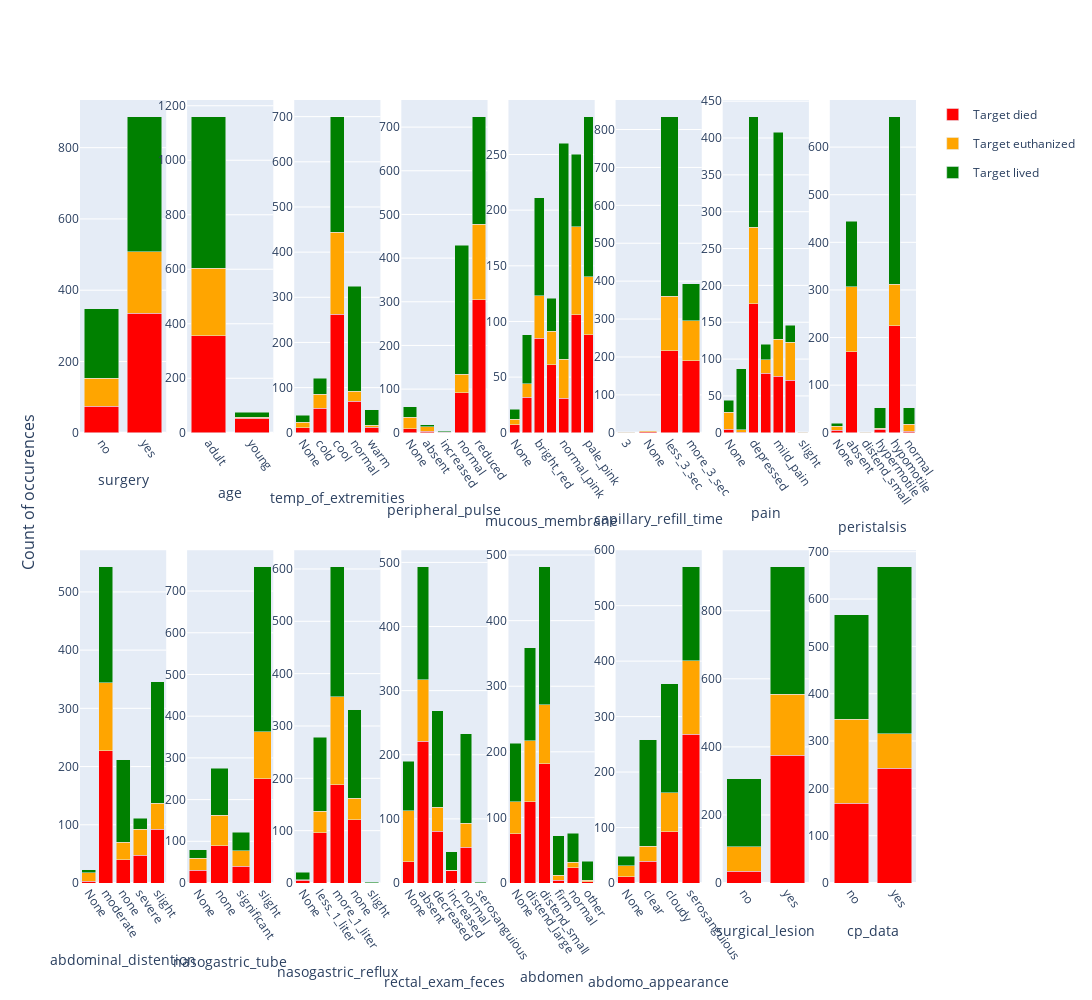

This figure's notebook cell:
### Code cell
plot_cats(train_df, ["outcome", "binary_outcome"], 0, 8)

### Figure 1 — Plotly figure (JSON) as saved in the notebook; plotly's stock layout.template omitted (floating-point values rounded to 4 significant figures)
{"data": [{"legendgroup": "died", "marker": {"color": "red"}, "name": "Target died", "type": "bar", "x": ["no", "yes"], "xaxis": "x", "y": [74, 336], "yaxis": "y"}, {"legendgroup": "euthanized", "marker": {"color": "orange"}, "name": "Target euthanized", "type": "bar", "x": ["no", "yes"], "xaxis": "x", "y": [79, 172], "yaxis": "y"}, {"legendgroup": "lived", "marker": {"color": "green"}, "name": "Target lived", "type": "bar", "x": ["no", "yes"], "xaxis": "x", "y": [195, 379], "yaxis": "y"}, {"legendgroup": "died", "marker": {"color": "red"}, "name": "Target died", "showlegend": false, "type": "bar", "x": ["adult", "young"], "xaxis": "x2", "y": [356, 54], "yaxis": "y2"}, {"legendgroup": "euthanized", "marker": {"color": "orange"}, "name": "Target euthanized", "showlegend": false, "type": "bar", "x": ["adult", "young"], "xaxis": "x2", "y": [248, 3], "yaxis": "y2"}, {"legendgroup": "lived", "marker": {"color": "green"}, "name": "Target lived", "showlegend": false, "type": "bar", "x": ["adult", "young"], "xaxis": "x2", "y": [556, 18], "yaxis": "y2"}, {"legendgroup": "died", "marker": {"color": "red"}, "name": "Target died", "showlegend": false, "type": "bar", "x": ["None", "cold", "cool", "normal", "warm"], "xaxis": "x3", "y": [11, 54, 263, 70, 12], "yaxis": "y3"}, {"legendgroup": "euthanized", "marker": {"color": "orange"}, "name": "Target euthanized", "showlegend": false, "type": "bar", "x": ["None", "cold", "cool", "normal", "warm"], "xaxis": "x3", "y": [12, 31, 181, 22, 5], "yaxis": "y3"}, {"legendgroup": "lived", "marker": {"color": "green"}, "name": "Target lived", "showlegend": false, "type": "bar", "x": ["None", "cold", "cool", "normal", "warm"], "xaxis": "x3", "y": [16, 36, 256, 232, 34], "yaxis": "y3"}, {"legendgroup": "died", "marker": {"color": "red"}, "name": "Target died", "showlegend": false, "type": "bar", "x": ["None", "absent", "increased", "normal", "reduced"], "xaxis": "x4", "y": [9, 3, 1, 92, 305], "yaxis": "y4"}, {"legendgroup": "euthanized", "marker": {"color": "orange"}, "name": "Target euthanized", "showlegend": false, "type": "bar", "x": ["None", "absent", "increased", "normal", "reduced"], "xaxis": "x4", "y": [26, 11, 0, 42, 172], "yaxis": "y4"}, {"legendgroup": "lived", "marker": {"color": "green"}, "name": "Target lived", "showlegend": false, "type": "bar", "x": ["None", "absent", "increased", "normal", "reduced"], "xaxis": "x4", "y": [25, 4, 3, 295, 247], "yaxis": "y4"}, {"legendgroup": "died", "marker": {"color": "red"}, "name": "Target died", "showlegend": false, "type": "bar", "x": ["None", "bright_pink", "bright_red", "dark_cyanotic", "normal_pink", "pale_cyanotic", "pale_pink"], "xaxis": "x5", "y": [7, 32, 85, 61, 31, 106, 88], "yaxis": "y5"}, {"legendgroup": "euthanized", "marker": {"color": "orange"}, "name": "Target euthanized", "showlegend": false, "type": "bar", "x": ["None", "bright_pink", "bright_red", "dark_cyanotic", "normal_pink", "pale_cyanotic", "pale_pink"], "xaxis": "x5", "y": [5, 12, 38, 30, 35, 79, 52], "yaxis": "y5"}, {"legendgroup": "lived", "marker": {"color": "green"}, "name": "Target lived", "showlegend": false, "type": "bar", "x": ["None", "bright_pink", "bright_red", "dark_cyanotic", "normal_pink", "pale_cyanotic", "pale_pink"], "xaxis": "x5", "y": [9, 44, 88, 30, 194, 65, 144], "yaxis": "y5"}, {"legendgroup": "died", "marker": {"color": "red"}, "name": "Target died", "showlegend": false, "type": "bar", "x": ["3", "None", "less_3_sec", "more_3_sec"], "xaxis": "x6", "y": [0, 3, 217, 190], "yaxis": "y6"}, {"legendgroup": "euthanized", "marker": {"color": "orange"}, "name": "Target euthanized", "showlegend": false, "type": "bar", "x": ["3", "None", "less_3_sec", "more_3_sec"], "xaxis": "x6", "y": [1, 2, 143, 105], "yaxis": "y6"}, {"legendgroup": "lived", "marker": {"color": "green"}, "name": "Target lived", "showlegend": false, "type": "bar", "x": ["3", "None", "less_3_sec", "more_3_sec"], "xaxis": "x6", "y": [1, 1, 474, 98], "yaxis": "y6"}, {"legendgroup": "died", "marker": {"color": "red"}, "name": "Target died", "showlegend": false, "type": "bar", "x": ["None", "alert", "depressed", "extreme_pain", "mild_pain", "severe_pain", "slight"], "xaxis": "x7", "y": [5, 1, 175, 81, 77, 71, 0], "yaxis": "y7"}, {"legendgroup": "euthanized", "marker": {"color": "orange"}, "name": "Target euthanized", "showlegend": false, "type": "bar", "x": ["None", "alert", "depressed", "extreme_pain", "mild_pain", "severe_pain", "slight"], "xaxis": "x7", "y": [23, 3, 104, 18, 50, 52, 1], "yaxis": "y7"}, {"legendgroup": "lived", "marker": {"color": "green"}, "name": "Target lived", "showlegend": false, "type": "bar", "x": ["None", "alert", "depressed", "extreme_pain", "mild_pain", "severe_pain", "slight"], "xaxis": "x7", "y": [16, 83, 150, 21, 281, 23, 0], "yaxis": "y7"}, {"legendgroup": "died", "marker": {"color": "red"}, "name": "Target died", "showlegend": false, "type": "bar", "x": ["None", "absent", "distend_small", "hypermotile", "hypomotile", "normal"], "xaxis": "x8", "y": [5, 170, 0, 7, 225, 3], "yaxis": "y8"}, {"legendgroup": "euthanized", "marker": {"color": "orange"}, "name": "Target euthanized", "showlegend": false, "type": "bar", "x": ["None", "absent", "distend_small", "hypermotile", "hypomotile", "normal"], "xaxis": "x8", "y": [9, 137, 1, 2, 87, 15], "yaxis": "y8"}, {"legendgroup": "lived", "marker": {"color": "green"}, "name": "Target lived", "showlegend": false, "type": "bar", "x": ["None", "absent", "distend_small", "hypermotile", "hypomotile", "normal"], "xaxis": "x8", "y": [6, 137, 0, 44, 352, 35], "yaxis": "y8"}, {"legendgroup": "died", "marker": {"color": "red"}, "name": "Target died", "showlegend": false, "type": "bar", "x": ["None", "moderate", "none", "severe", "slight"], "xaxis": "x9", "y": [3, 227, 40, 48, 92], "yaxis": "y9"}, {"legendgroup": "euthanized", "marker": {"color": "orange"}, "name": "Target euthanized", "showlegend": false, "type": "bar", "x": ["None", "moderate", "none", "severe", "slight"], "xaxis": "x9", "y": [15, 117, 30, 44, 45], "yaxis": "y9"}, {"legendgroup": "lived", "marker": {"color": "green"}, "name": "Target lived", "showlegend": false, "type": "bar", "x": ["None", "moderate", "none", "severe", "slight"], "xaxis": "x9", "y": [5, 199, 142, 19, 209], "yaxis": "y9"}, {"legendgroup": "died", "marker": {"color": "red"}, "name": "Target died", "showlegend": false, "type": "bar", "x": ["None", "none", "significant", "slight"], "xaxis": "x10", "y": [31, 89, 40, 250], "yaxis": "y10"}, {"legendgroup": "euthanized", "marker": {"color": "orange"}, "name": "Target euthanized", "showlegend": false, "type": "bar", "x": ["None", "none", "significant", "slight"], "xaxis": "x10", "y": [28, 73, 37, 113], "yaxis": "y10"}, {"legendgroup": "lived", "marker": {"color": "green"}, "name": "Target lived", "showlegend": false, "type": "bar", "x": ["None", "none", "significant", "slight"], "xaxis": "x10", "y": [21, 113, 45, 395], "yaxis": "y10"}, {"legendgroup": "died", "marker": {"color": "red"}, "name": "Target died", "showlegend": false, "type": "bar", "x": ["None", "less_1_liter", "more_1_liter", "none", "slight"], "xaxis": "x11", "y": [5, 96, 188, 121, 0], "yaxis": "y11"}, {"legendgroup": "euthanized", "marker": {"color": "orange"}, "name": "Target euthanized", "showlegend": false, "type": "bar", "x": ["None", "less_1_liter", "more_1_liter", "none", "slight"], "xaxis": "x11", "y": [1, 41, 168, 41, 0], "yaxis": "y11"}, {"legendgroup": "lived", "marker": {"color": "green"}, "name": "Target lived", "showlegend": false, "type": "bar", "x": ["None", "less_1_liter", "more_1_liter", "none", "slight"], "xaxis": "x11", "y": [15, 141, 248, 169, 1], "yaxis": "y11"}, {"legendgroup": "died", "marker": {"color": "red"}, "name": "Target died", "showlegend": false, "type": "bar", "x": ["None", "absent", "decreased", "increased", "normal", "serosanguious"], "xaxis": "x12", "y": [33, 221, 81, 19, 56, 0], "yaxis": "y12"}, {"legendgroup": "euthanized", "marker": {"color": "orange"}, "name": "Target euthanized", "showlegend": false, "type": "bar", "x": ["None", "absent", "decreased", "increased", "normal", "serosanguious"], "xaxis": "x12", "y": [80, 96, 37, 1, 37, 0], "yaxis": "y12"}, {"legendgroup": "lived", "marker": {"color": "green"}, "name": "Target lived", "showlegend": false, "type": "bar", "x": ["None", "absent", "decreased", "increased", "normal", "serosanguious"], "xaxis": "x12", "y": [77, 176, 151, 29, 140, 1], "yaxis": "y12"}, {"legendgroup": "died", "marker": {"color": "red"}, "name": "Target died", "showlegend": false, "type": "bar", "x": ["None", "distend_large", "distend_small", "firm", "normal", "other"], "xaxis": "x13", "y": [75, 124, 182, 4, 23, 2], "yaxis": "y13"}, {"legendgroup": "euthanized", "marker": {"color": "orange"}, "name": "Target euthanized", "showlegend": false, "type": "bar", "x": ["None", "distend_large", "distend_small", "firm", "normal", "other"], "xaxis": "x13", "y": [49, 93, 90, 8, 9, 2], "yaxis": "y13"}, {"legendgroup": "lived", "marker": {"color": "green"}, "name": "Target lived", "showlegend": false, "type": "bar", "x": ["None", "distend_large", "distend_small", "firm", "normal", "other"], "xaxis": "x13", "y": [89, 142, 210, 60, 44, 29], "yaxis": "y13"}, {"legendgroup": "died", "marker": {"color": "red"}, "name": "Target died", "showlegend": false, "type": "bar", "x": ["None", "clear", "cloudy", "serosanguious"], "xaxis": "x14", "y": [11, 39, 92, 268], "yaxis": "y14"}, {"legendgroup": "euthanized", "marker": {"color": "orange"}, "name": "Target euthanized", "showlegend": false, "type": "bar", "x": ["None", "clear", "cloudy", "serosanguious"], "xaxis": "x14", "y": [20, 27, 71, 133], "yaxis": "y14"}, {"legendgroup": "lived", "marker": {"color": "green"}, "name": "Target lived", "showlegend": false, "type": "bar", "x": ["None", "clear", "cloudy", "serosanguious"], "xaxis": "x14", "y": [17, 192, 196, 169], "yaxis": "y14"}, {"legendgroup": "died", "marker": {"color": "red"}, "name": "Target died", "showlegend": false, "type": "bar", "x": ["no", "yes"], "xaxis": "x15", "y": [35, 375], "yaxis": "y15"}, {"legendgroup": "euthanized", "marker": {"color": "orange"}, "name": "Target euthanized", "showlegend": false, "type": "bar", "x": ["no", "yes"], "xaxis": "x15", "y": [72, 179], "yaxis": "y15"}, {"legendgroup": "lived", "marker": {"color": "green"}, "name": "Target lived", "showlegend": false, "type": "bar", "x": ["no", "yes"], "xaxis": "x15", "y": [199, 375], "yaxis": "y15"}, {"legendgroup": "died", "marker": {"color": "red"}, "name": "Target died", "showlegend": false, "type": "bar", "x": ["no", "yes"], "xaxis": "x16", "y": [168, 242], "yaxis": "y16"}, {"legendgroup": "euthanized", "marker": {"color": "orange"}, "name": "Target euthanized", "showlegend": false, "type": "bar", "x": ["no", "yes"], "xaxis": "x16", "y": [178, 73], "yaxis": "y16"}, {"legendgroup": "lived", "marker": {"color": "green"}, "name": "Target lived", "showlegend": false, "type": "bar", "x": ["no", "yes"], "xaxis": "x16", "y": [221, 353], "yaxis": "y16"}], "layout": {"annotations": [{"font": {"size": 16}, "showarrow": false, "text": "Count of occurences", "textangle": -90, "x": 0, "xanchor": "right", "xref": "paper", "xshift": -40, "y": 0.5, "yanchor": "middle", "yref": "paper"}], "autosize": false, "barmode": "stack", "height": 1000, "width": 4400, "xaxis": {"anchor": "y", "domain": [0, 0.1031], "tickangle": 55, "title": {"text": "surgery"}}, "xaxis10": {"anchor": "y10", "domain": [0.1281, 0.2312], "tickangle": 55, "title": {"text": "nasogastric_tube"}}, "xaxis11": {"anchor": "y11", "domain": [0.2562, 0.3594], "tickangle": 55, "title": {"text": "nasogastric_reflux"}}, "xaxis12": {"anchor": "y12", "domain": [0.3844, 0.4875], "tickangle": 55, "title": {"text": "rectal_exam_feces"}}, "xaxis13": {"anchor": "y13", "domain": [0.5125, 0.6156], "tickangle": 55, "title": {"text": "abdomen"}}, "xaxis14": {"anchor": "y14", "domain": [0.6406, 0.7438], "tickangle": 55, "title": {"text": "abdomo_appearance"}}, "xaxis15": {"anchor": "y15", "domain": [0.7688, 0.8719], "tickangle": 55, "title": {"text": "surgical_lesion"}}, "xaxis16": {"anchor": "y16", "domain": [0.8969, 1], "tickangle": 55, "title": {"text": "cp_data"}}, "xaxis2": {"anchor": "y2", "domain": [0.1281, 0.2312], "tickangle": 55, "title": {"text": "age"}}, "xaxis3": {"anchor": "y3", "domain": [0.2562, 0.3594], "tickangle": 55, "title": {"text": "temp_of_extremities"}}, "xaxis4": {"anchor": "y4", "domain": [0.3844, 0.4875], "tickangle": 55, "title": {"text": "peripheral_pulse"}}, "xaxis5": {"anchor": "y5", "domain": [0.5125, 0.6156], "tickangle": 55, "title": {"text": "mucous_membrane"}}, "xaxis6": {"anchor": "y6", "domain": [0.6406, 0.7438], "tickangle": 55, "title": {"text": "capillary_refill_time"}}, "xaxis7": {"anchor": "y7", "domain": [0.7688, 0.8719], "tickangle": 55, "title": {"text": "pain"}}, "xaxis8": {"anchor": "y8", "domain": [0.8969, 1], "tickangle": 55, "title": {"text": "peristalsis"}}, "xaxis9": {"anchor": "y9", "domain": [0, 0.1031], "tickangle": 55, "title": {"text": "abdominal_distention"}}, "yaxis": {"anchor": "x", "domain": [0.575, 1]}, "yaxis10": {"anchor": "x10", "domain": [0, 0.425]}, "yaxis11": {"anchor": "x11", "domain": [0, 0.425]}, "yaxis12": {"anchor": "x12", "domain": [0, 0.425]}, "yaxis13": {"anchor": "x13", "domain": [0, 0.425]}, "yaxis14": {"anchor": "x14", "domain": [0, 0.425]}, "yaxis15": {"anchor": "x15", "domain": [0, 0.425]}, "yaxis16": {"anchor": "x16", "domain": [0, 0.425]}, "yaxis2": {"anchor": "x2", "domain": [0.575, 1]}, "yaxis3": {"anchor": "x3", "domain": [0.575, 1]}, "yaxis4": {"anchor": "x4", "domain": [0.575, 1]}, "yaxis5": {"anchor": "x5", "domain": [0.575, 1]}, "yaxis6": {"anchor": "x6", "domain": [0.575, 1]}, "yaxis7": {"anchor": "x7", "domain": [0.575, 1]}, "yaxis8": {"anchor": "x8", "domain": [0.575, 1]}, "yaxis9": {"anchor": "x9", "domain": [0, 0.425]}}}
